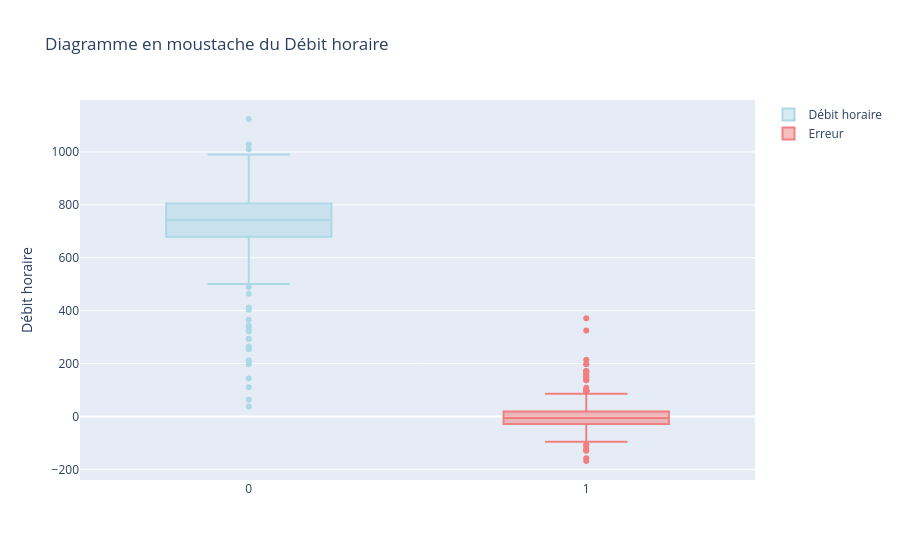

The code cell stored with this chart in its notebook:
### Code cell
df_ml["date"] = df_ml["Date et heure de comptage"].dt.date
df_ml["is_sunday"] = (df_ml["Date et heure de comptage"].dt.dayofweek == 6).astype(int)
df_ml["month"] = df_ml["Date et heure de comptage"].dt.month
df_ml["year"] = df_ml["Date et heure de comptage"].dt.year

df_ml["error_abs"] = np.abs(model.predict(df_ml[features]) - df_ml["Débit horaire"])
df_ml["error"] = model.predict(df_ml[features]) - df_ml["Débit horaire"]
group = (
    df_ml[
        [
            "is_sunday",
            "date",
            "month",
            "year",
            "error",
            "error_abs",
            "Débit horaire",
        ]
    ]
    .groupby(["date"])
    .mean()
)

fig = go.Figure()
fig.add_trace(
    go.Box(
        x=0 * group["Débit horaire"],
        y=group["Débit horaire"],
        boxpoints="outliers",
        name="Débit horaire",
        marker_color="lightblue",
    )
)
fig.add_trace(
    go.Box(
        x=1 + 0 * group["Débit horaire"],
        y=group["error"],
        boxpoints="outliers",
        name="Erreur",
        marker_color="lightcoral",
    )
)
fig.update_layout(
    title="Diagramme en moustache du Débit horaire",
    yaxis_title="Débit horaire",
)
fig.show()

### Figure 1 — Plotly figure (JSON) as saved in the notebook; plotly's stock layout.template omitted (floating-point values rounded to 4 significant figures; data arrays with more than 128 entries replaced by an {"elided": "..."} marker saying what was removed)
{"data": [{"boxpoints": "outliers", "marker": {"color": "lightblue"}, "name": "Débit horaire", "type": "box", "x": {"elided": "392 float values"}, "y": {"elided": "392 float values"}}, {"boxpoints": "outliers", "marker": {"color": "lightcoral"}, "name": "Erreur", "type": "box", "x": {"elided": "392 float values"}, "y": {"elided": "392 float values"}}], "layout": {"title": {"text": "Diagramme en moustache du Débit horaire"}, "yaxis": {"title": {"text": "Débit horaire"}}}}
